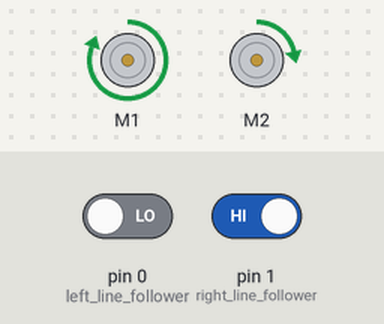
The sketch below on a simulated Arduino Uno, built with avr-gcc and run on an emulated ATmega328P. On the bench: 2 × DC motor (green arrow = forward, orange = backward, longer = faster). The test bench sets the inputs (shaded band); at power-on: pin 1 (right_line_follower) HIGH, pin 0 (left_line_follower) LOW.

Above: at 1.8 s.
1.9 s: pin 1 (right_line_follower) driven LOW
4.9 s: pin 0 (left_line_follower) driven HIGH
At 5.9 s:
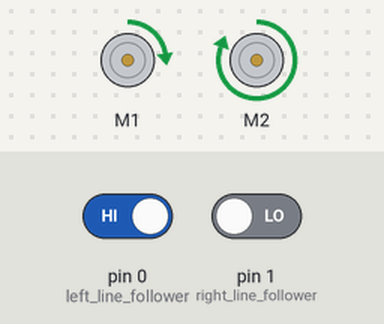
7.9 s: pin 0 (left_line_follower) driven LOW
10.9 s: pin 1 (right_line_follower) driven HIGH
At 11.7 s:
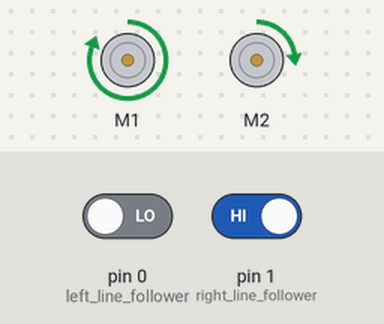
13.9 s: pin 0 (left_line_follower) driven HIGH
At 14.8 s:
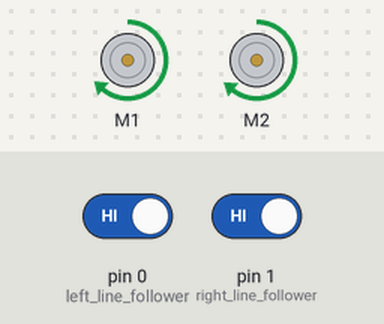
15.4 s: pin 1 (right_line_follower) driven LOW
At 16.1 s:
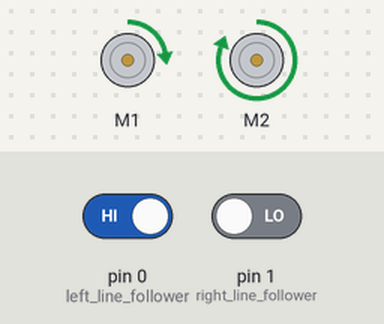
Timing chart, 0 to 65.9 s (numbered marks = the images above; inputs shaded):
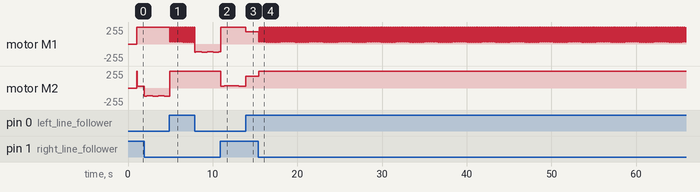

The sketch:

Line_follower_new_code.ino
```cpp
/*
This was the line follower code that we used to control the line followers using PID.
We ended up not using line followers as while we managed to get them working reliably and quickly they interfered with the other electronics
as well as being unneeded in the final design.
*/
#include <Wire.h>
#include <Adafruit_MotorShield.h>
#include "utility/Adafruit_MS_PWMServoDriver.h"

Adafruit_MotorShield AFMS = Adafruit_MotorShield();

Adafruit_DCMotor *m1 = AFMS.getMotor(1); //left
Adafruit_DCMotor *m2 = AFMS.getMotor(2); //right

int left_line_follower = 0;
int right_line_follower = 1;

int linefollower_trigger = 500;
int status_check = 0; //set to 1 after blocks picked up
void setup() {
  // put your setup code here, to run once:

   if (!AFMS.begin()) {
    while (1);
  }

}

void loop() {
  delay(1000);
  // put your main code here, to run repeatedly:
  line_follower();
}

void line_follower(){
  m1->run(FORWARD);
  m2->run(FORWARD);
  int error = 0; //error - turn left is +ve ,  turn right is -ve
  int last_error = 0;
  int I = 0;
  int basespeed = 180;
  const float k_i = 0.0001;
  const float k_p = 30;
  const float k_d = 10;
  while(true){
    if(digitalRead(left_line_follower) &&  !digitalRead(right_line_follower)) // Turn left - right wheel faster
    {
      error = 5;
    }
    else if(!digitalRead(left_line_follower) &&  digitalRead(right_line_follower)) // turn right - left wheel faster
    {
      error = -5;
    }
    else if(!digitalRead(left_line_follower) &&  !digitalRead(right_line_follower)) // ultrasound
    {
      if(status_check == 1) {
        /*digitalWrite(trigPin, LOW);
        delayMicroseconds(2);
        // Sets the trigPin on HIGH state for 10 micro seconds
        digitalWrite(trigPin, HIGH);
        delayMicroseconds(10);
        digitalWrite(trigPin, LOW);
        // Reads the echoPin, returns the sound wave travel time in microseconds
        duration = pulseIn(echoPin, HIGH);
        // Calculating the distance
        distance = duration * 0.034 / 2;
        // Prints the distance IN CM
        //error = reference - distance;
        */
      }
      else {
        error = last_error;
        if(error < 0){
          error = -10;
        }
        if (error > 0){
          error = 10;
        }
      }
    }
    else if(digitalRead(left_line_follower) &&  digitalRead(right_line_follower)) // turn right - left wheel faster
    {
      error = 0;
    }
    I = I + error;
    int D = error - last_error;
    last_error = error;

    int motorspeed = (int)(k_p*error + k_d * D + k_i * I);
    int leftspeed = basespeed - motorspeed;
    int rightspeed = basespeed + motorspeed;

    if(leftspeed < 0 || leftspeed > 255 || rightspeed < 0 || rightspeed > 255){
      if(leftspeed < 0){
        m1->run(BACKWARD);
        if(leftspeed > -255){
          m1->setSpeed(-leftspeed);
        } else {
          m1->setSpeed(255);
        }
      } else {
        m1->run(FORWARD);
        m1->setSpeed(255);
      }
      if(rightspeed < 0){
        m2->run(BACKWARD);
        if(rightspeed > -255){
          m2->setSpeed(-rightspeed);
        } else {
          m2->setSpeed(255);
        }
      } else{
        m2->run(FORWARD);
        m2->setSpeed(255);
      }
    }
    if(leftspeed > 0 && leftspeed < 255) {
      m1->run(FORWARD);
      m1->setSpeed(leftspeed);
    }
    if(rightspeed > 0 && rightspeed < 255){
      m2->run(FORWARD);
      m2->setSpeed(rightspeed);
    }

  }

}
```

Measured:
- after the input at 4.9 s, motor M1: ramps from forward 28/255 to forward 255/255 and jumps back, once every 0.08 s
- after the input at 10.9 s, motor M2: forward 255/255 → forward 28/255 at once, → forward 27/255 0.24 s later, → forward 34/255 0.16 s later, → forward 33/255 0.12 s later, … (8 changes in this stretch)
- after the input at 13.9 s, motor M1: forward 255/255 → forward 181/255 at once
- after the input at 15.4 s, motor M1: ramps from forward 255/255 to forward 27/255 and jumps back, once every 0.08 s; motor M2: forward 179/255 → forward 255/255 at once
